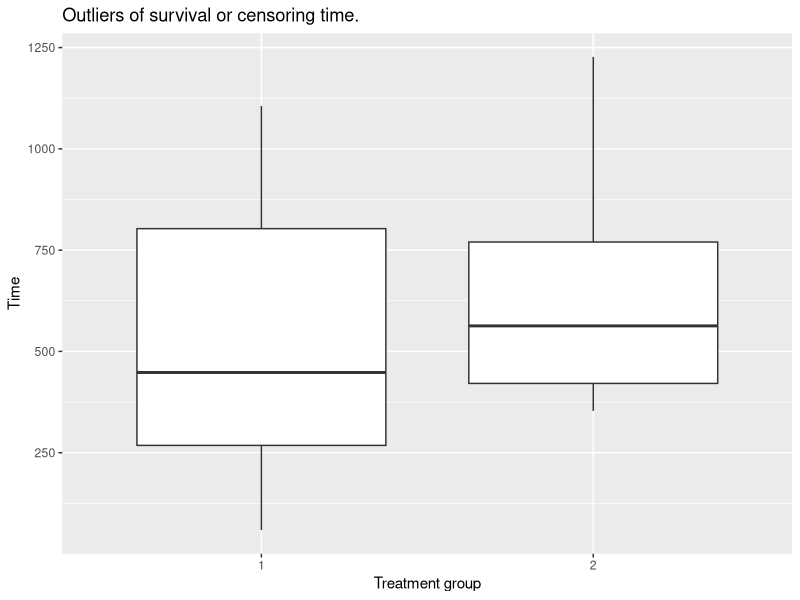
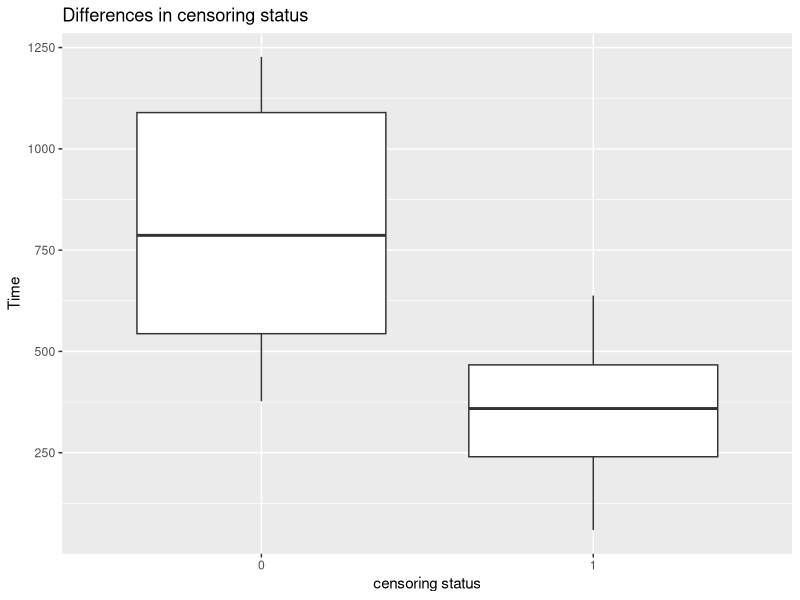
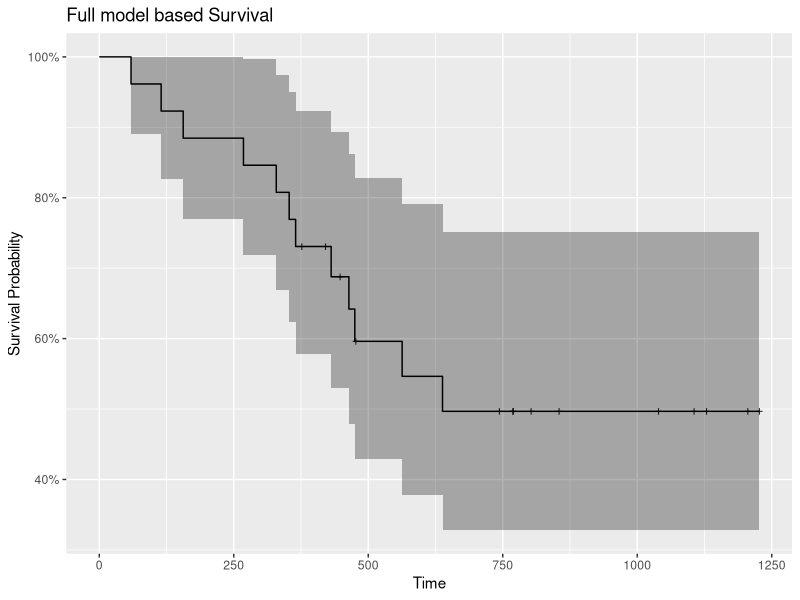
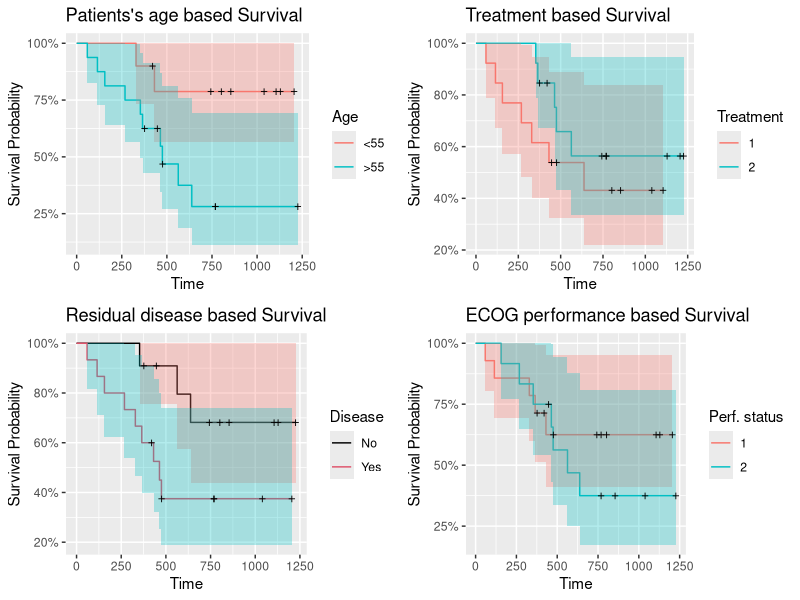
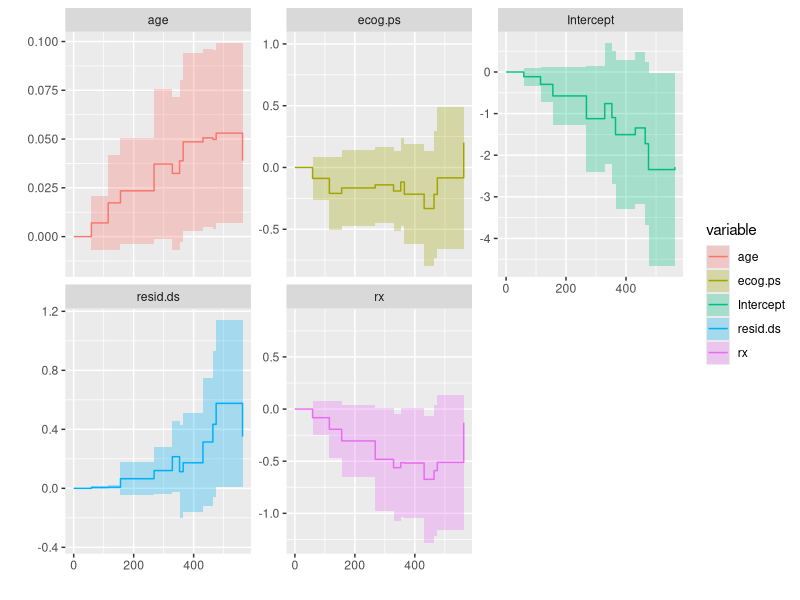
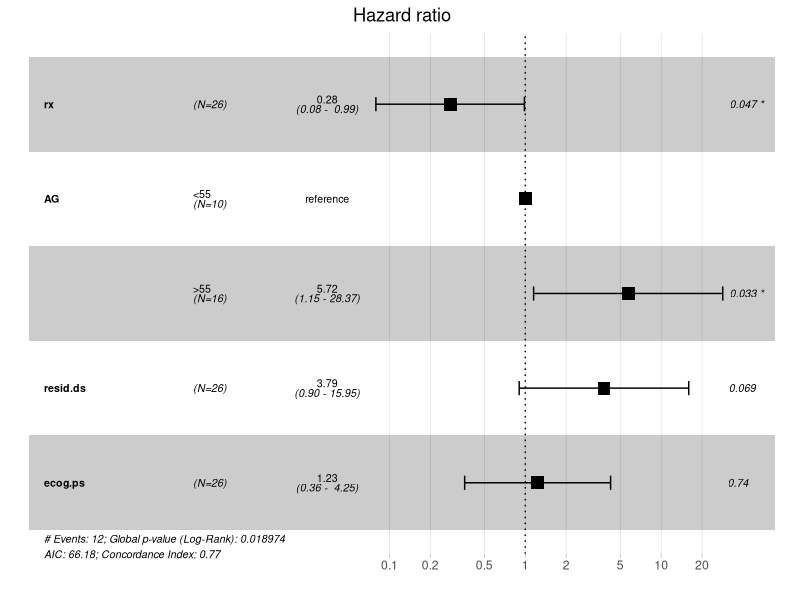

Write the R code that produced these figures, in order.
## ---- chunk 1
knitr::opts_chunk$set(echo = TRUE)
library(survival)
library(survminer)
library(ranger)
library(ggplot2)
library(dplyr)
library(ggfortify)
library(coin)
library(cowplot)
## ---- chunk 2
df <- ovarian
head(df)
## ---- chunk 3

ggplot(df, aes(as.factor(rx), futime), na.rm = T) + 
  geom_boxplot() + 
  labs(title = "Outliers of survival or censoring time.", x = "Treatment group", y = "Time") 

## ---- chunk 4

ggplot(df, aes(as.factor(fustat), futime), na.rm = T) + 
  geom_boxplot() + 
  labs(title = "Differences in censoring status", x = "censoring status", y = "Time") 

## ---- chunk 5
km <- with(df, Surv(futime, fustat))
# head(km,80)
km_fit <- survfit(Surv(futime, fustat) ~ 1, data=df)
# summary(km_fit, times = c(1,30,60,90*(1:10)))
plot <- autoplot(km_fit)

plot <- plot + 
  ggtitle("Full model based Survival") +
  labs(x = "Time", y = "Survival Probability")
plot
## ---- chunk 6
km_trt_fit <- survfit(Surv(futime, fustat) ~ ecog.ps, data=df)
ecog_plot <- autoplot(km_trt_fit)

ecog_plot <- ecog_plot + 
  ggtitle("ECOG performance based Survival") +
  labs(x = "Time", y = "Survival Probability") +
  guides(fill=FALSE) +
  labs(colour = "Perf. status")
#ecog_plot
## ---- chunk 7
km_trt_fit <- survfit(Surv(futime, fustat) ~ rx, data=df)
rx_plot <- autoplot(km_trt_fit)

rx_plot <- rx_plot + 
  ggtitle("Treatment based Survival") +
  labs(x = "Time", y = "Survival Probability") +
  guides(fill=FALSE) +
  labs(colour = "Treatment") 
#rx_plot

## ---- chunk 8
km_trt_fit <- survfit(Surv(futime, fustat) ~ resid.ds, data=df)
resid_plot <- autoplot(km_trt_fit)

resid_plot <- resid_plot + 
  ggtitle("Residual disease based Survival") +
  labs(x = "Time", y = "Survival Probability") +
  guides(fill=FALSE) +
  labs(colour = "Disease") +
  scale_color_manual(labels = c("No", "Yes"), values = c(1, 2))
#resid_plot
## ---- chunk 9
old_p <- mutate(df, AG = ifelse((age < 55), "<55", ">55"),
              AG = factor(AG))

km_AG_fit <- survfit(Surv(futime, fustat) ~ AG, data=old_p)
age_plot <- autoplot(km_AG_fit)

age_plot <- age_plot + 
  ggtitle("Patients's age based Survival") +
  labs(x = "Time", y = "Survival Probability") +
  guides(fill=FALSE) +
  labs(colour = "Age")
#age_plot
## ---- chunk 10
plot_grid(age_plot, rx_plot, resid_plot, ecog_plot)
## ---- chunk 11

logrank_test(Surv(futime, fustat) ~ as.factor(rx), data = df)
logrank_test(Surv(futime, fustat) ~ as.factor(resid.ds), data = df)
logrank_test(Surv(futime, fustat) ~ as.factor(AG), data = old_p)
logrank_test(Surv(futime, fustat) ~ as.factor(ecog.ps), data = df)

## ---- chunk 12
df <- mutate(df, as.factor(resid.ds))
cox <- coxph(Surv(futime, fustat) ~rx + AG + resid.ds + ecog.ps , data = old_p)
summary(cox)
cox1 <- coxph(Surv(futime, fustat) ~rx + age + resid.ds + ecog.ps , data = old_p)
## ---- chunk 13
aa_fit <- aareg(Surv(futime, fustat) ~rx + age + resid.ds + ecog.ps , data = old_p)
autoplot(aa_fit)
## ---- chunk 14
ggforest(cox, data = old_p)
## ---- chunk 15
cox1 <- coxph(Surv(futime, fustat) ~rx + age + resid.ds + ecog.ps , data = old_p)
cox1
